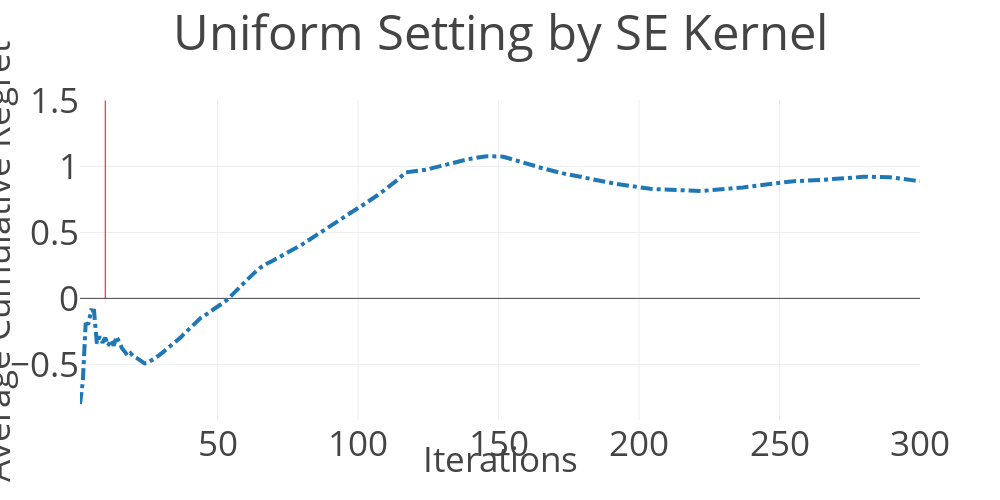

Notebook code for this chart:
### Code cell
title = 'Uniform Setting by SE Kernel'

target_dir = './results/'
normal = target_dir + '20190520/syn_bogunovic_rbf_normal.csv'
dtv = target_dir + '20190520/syn_bogunovic_rbf_dtv.csv'
ctv = target_dir + '20190520/syn_bogunovic_rbf_ctv.csv'
#ctv = target_dir + '20190428/syn_bogunovic_rbf_ctv.csv'
ctv_delta = target_dir + '20190520/syn_bogunovic_rbf_ctv_delta.csv'

plot_graph(normal, dtv, ctv, ctv_delta, title)

### Figure 1 — Plotly figure (JSON) as saved in the notebook; plotly's stock layout.template omitted (floating-point values rounded to 4 significant figures; data arrays with more than 128 entries replaced by an {"elided": "..."} marker saying what was removed)
{"data": [{"line": {"dash": "dashdot", "width": 4}, "name": "CTVsimple", "type": "scatter", "uid": "dbbeb2b3-873b-402e-9637-2ba3af27e1d9", "x": {"elided": "300 int values"}, "y": {"elided": "300 float values"}}], "layout": {"annotations": [{"showarrow": false, "text": "Iterations", "x": 0.5, "xref": "paper", "y": -0.2, "yref": "paper"}, {"showarrow": false, "text": "Average Cumulative Regret", "textangle": -90, "x": -0.13, "xref": "paper", "y": -0.2, "yref": "paper"}], "autosize": false, "font": {"size": 35}, "height": 500, "shapes": [{"line": {"color": "red", "width": 1}, "type": "line", "x0": 10, "x1": 10, "y0": 0, "y1": 1.5}], "title": {"text": "Uniform Setting by SE Kernel"}, "width": 1000}}
